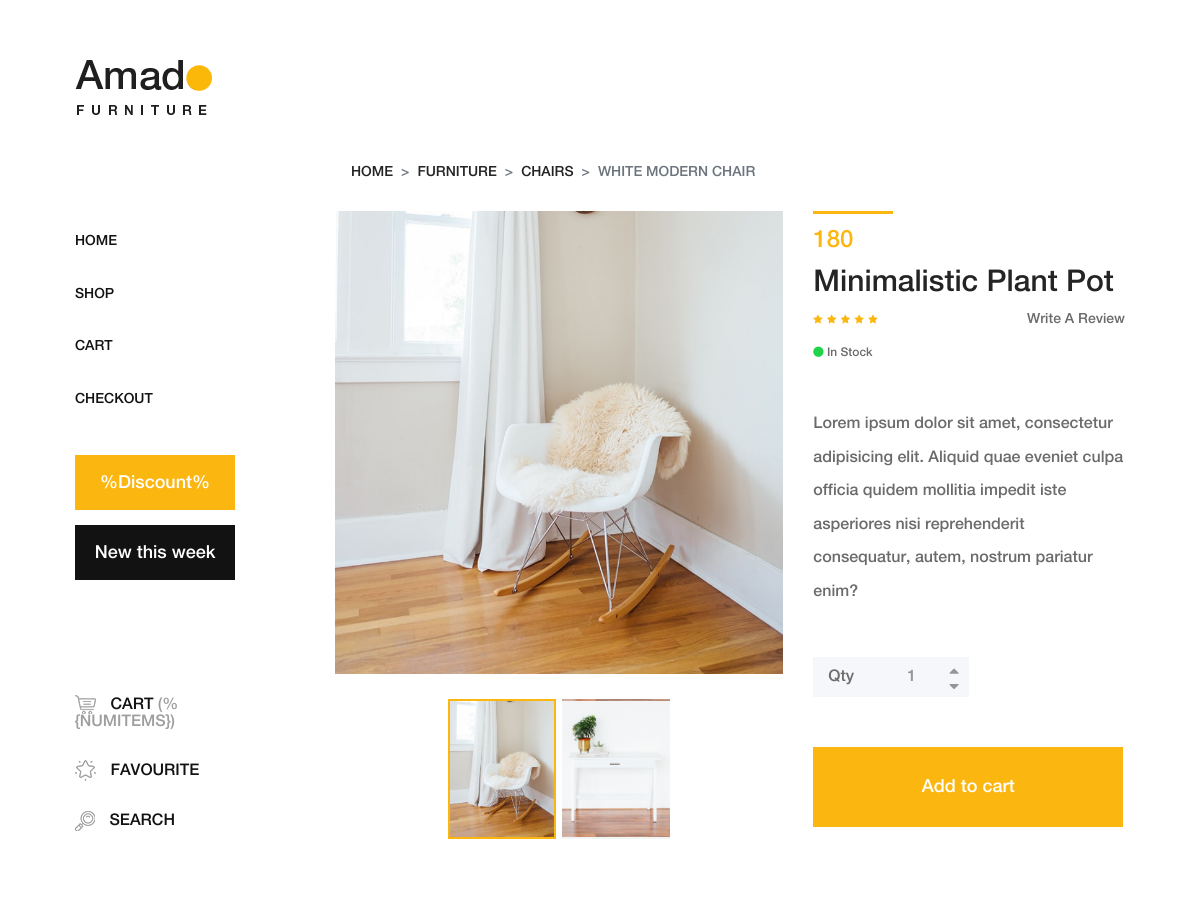
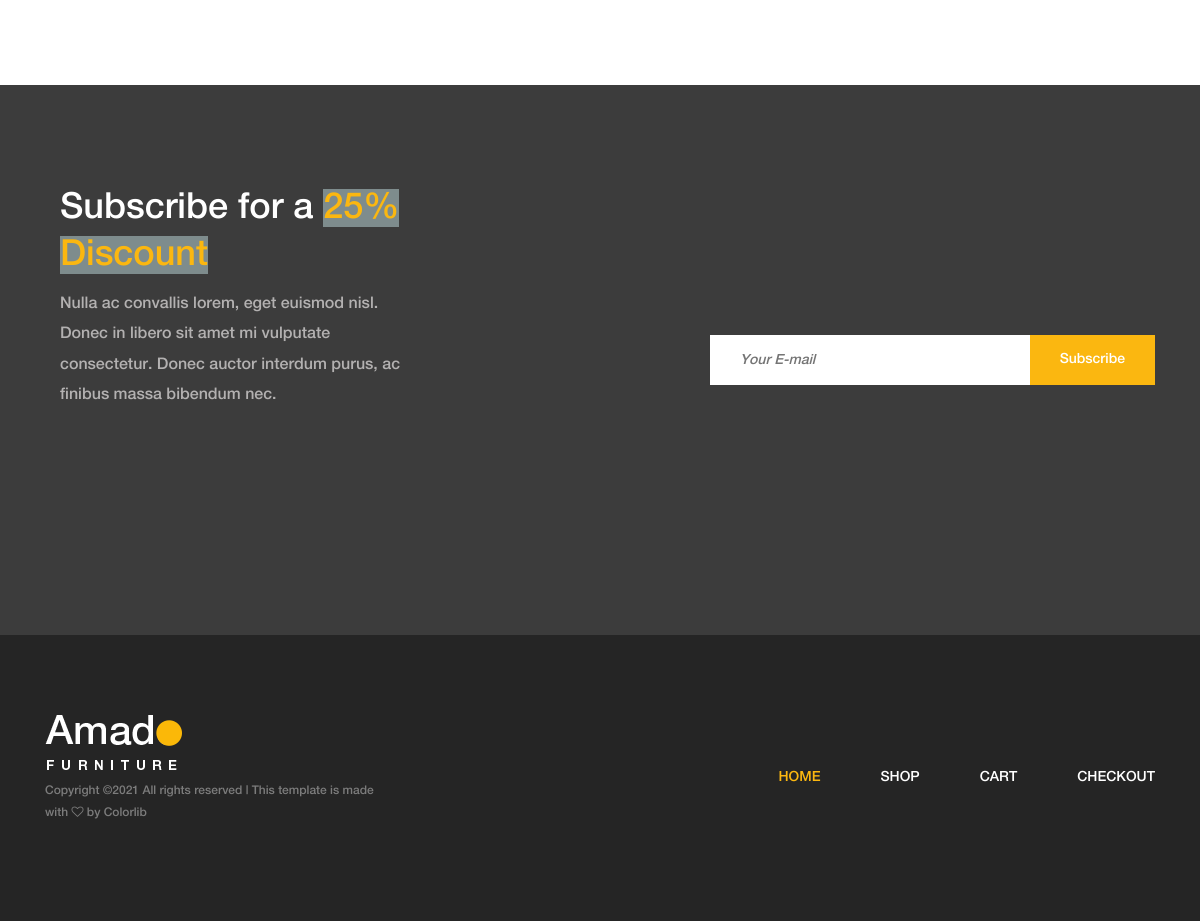
Screenshot of /product-detail/2 with the database file from the repository (2 pictures, top to bottom).
### website/models.py (models this page shows, shortened)
class Base(models.Model):
    date_add = models.DateTimeField(auto_now_add=True)
    date_update = models.DateTimeField(auto_now=True)
    status = models.BooleanField(default=True)
    class Meta :
        abstract = True

class Article(Base):
    nom = models.CharField(max_length=240)
    image = models.FileField(upload_to="image_articles")
    image_next = models.FileField(upload_to="image_articles")
    prix = models.CharField(max_length=50)
    categorie = models.ForeignKey( Categorie, related_name="categorie_articles", on_delete=models.CASCADE)
    marque = models.ForeignKey( Marque, related_name="Marque_articles", on_delete=models.CASCADE)
    description = models.TextField()
    quantite = models.IntegerField()
    favorite = models.BooleanField()
    class Meta:
        verbose_name = 'Article'
        verbose_name_plural = 'Articles'

class Website(Base):
    description_newsletter = HTMLField()
    nom_site = models.ImageField()
    copyright = models.TextField()
    class Meta:
        verbose_name = 'Website'
        verbose_name_plural = 'Websites'

### website/views.py (the view)
# urls.py: path('product-detail/<int:id>', views.product_detail , name='product-detail'),
def product_detail(request, id):
    is_product_detail = True
    website = models.Website.objects.filter(status=True).first()
    article = get_object_or_404(models.Article, id=id)
    return render(request, 'product-details.html', locals())

### templates/product-details.html (shortened to what this page needs)
{% extends 'base/base.html' %}
{% load static %}
{% block content %}
        <div class="single-product-area section-padding-100 clearfix">
            <div class="container-fluid">
                <div class="row">
                    <div class="col-12">
                        <nav aria-label="breadcrumb">
                            <ol class="breadcrumb mt-50">
                                <li class="breadcrumb-item"><a href="#">Home</a></li>
                                <li class="breadcrumb-item"><a href="#">Furniture</a></li>
                                <li class="breadcrumb-item"><a href="#">Chairs</a></li>
                                <li class="breadcrumb-item active" aria-current="page">white modern chair</li>
                            </ol>
                        </nav>
                    </div>
                </div>
                <div class="row">
                    <div class="col-12 col-lg-7">
                        <div class="single_product_thumb">
                            <div id="product_details_slider" class="carousel slide" data-ride="carousel">
                                <ol class="carousel-indicators">
                                    <li class="active" data-target="#product_details_slider" data-slide-to="0" style="background-image: url({{article.image.url}});">
                                    </li>
                                    <li data-target="#product_details_slider" data-slide-to="1" style="background-image: url({{article.image_next.url}});">
                                    </li>
                                </ol>
                                <div class="carousel-inner">
                                    <div class="carousel-item active">
                                        <a class="gallery_img" href="{{article.image.url}}">
                                            <img class="d-block w-100" src="{{article.image.url}}" alt="First slide">
                                        </a>
                                    </div>
                                </div>
                            </div>
                        </div>
                    </div>
                    <div class="col-12 col-lg-5" id="articleapp">
                        <div class="single_product_desc">
                            <div class="product-meta-data">
                                <div class="line"></div>
                                <p class="product-price">{{article.prix}}</p>
                                <a href="{% url 'product-detail' article.id %}">
                                    <h6>{{article.nom |title}}</h6>
                                </a>
                                <div class="ratings-review mb-15 d-flex align-items-center justify-content-between">
                                    <div class="ratings">
                                        <i class="fa fa-star" aria-hidden="true"></i>
                                        <i class="fa fa-star" aria-hidden="true"></i>
                                        <i class="fa fa-star" aria-hidden="true"></i>
                                        <i class="fa fa-star" aria-hidden="true"></i>
                                        <i class="fa fa-star" aria-hidden="true"></i>
                                    </div>
                                    <div class="review">
                                        <a href="#">Write A Review</a>
                                    </div>
                                </div>
                                <p class="avaibility"><i class="fa fa-circle"></i> In Stock</p>
                            </div>
                            <div class="short_overview my-5">
                                <p>{{article.description}}</p>
                            </div>
                            <form class="cart clearfix" method="post">{% csrf_token %}
                                <div class="cart-btn d-flex mb-50">
                                    <p>Qty</p>
                                    <div class="quantity">
                                        <span class="qty-minus" onclick="var effect = document.getElementById('qty'); var qty = effect.value; if( !isNaN( qty ) &amp;&amp; qty &gt; 1 ) effect.value--;return false;"><i class="fa fa-caret-down" aria-hidden="true"></i></span>
                                        <input type="number" class="qty-text" id="qty" step="1" min="1" max="300" name="quantity" value="1">
                                        <span class="qty-plus" onclick="var effect = document.getElementById('qty'); var qty = effect.value; if( !isNaN( qty )) effect.value++;return false;"><i class="fa fa-caret-up" aria-hidden="true"></i></span>
                                    </div>
                                </div>
                                <button type="submit" @click.prevent="addToCart({{ article.id }})" name="addtocart" value="5" class="btn amado-btn">Add to cart</button>
                            </form>
                        </div>
                    </div>
                </div>
            </div>
        </div>
{% endblock %}

### templates/base/base.html (shortened to what this page needs)
{% load static %}
<!DOCTYPE html>
<html lang="en">
<head>
    <link rel="stylesheet" href="{% static 'css/core-style.css' %}">
    <link rel="stylesheet" href="{% static 'style.css' %}">
</head>
<body>
    <div class="main-content-wrapper d-flex clearfix">
        <header class="header-area clearfix">
            <div class="logo">
                <a href="{% url 'index' %}"><img src="{% static 'img/core-img/logo.png' %}" alt=""></a>
            </div>
            <nav class="amado-nav">
                <ul>{% if is_index%}
                    <li class="active"><a href="{% url 'index' %}">Home</a></li>
                    {% else %}
                    <li><a href="{% url 'index' %}">Home</a></li>
                    {% endif %}
                    {% if is_shop%}
                    <li class="active"><a href="{% url 'shop' %}">Shop</a></li>
                    {% else %}
                    <li><a href="{% url 'shop' %}">Shop</a></li>
                    {% endif %}
                    {% if is_cart%}
                    <li class="active"><a href="{% url 'cart' %}">Cart</a></li>
                    {% else %}
                    <li><a href="{% url 'cart' %}">Cart</a></li>
                    {% endif %}
                    {% if is_checkout%}
                    <li class="active"><a href="{% url 'checkout' %}">Checkout</a></li>
                    {% else %}
                    <li><a href="{% url 'checkout' %}">Checkout</a></li>
                    {% endif %}
                </ul>
            </nav>
            <div class="amado-btn-group mt-30 mb-100">
                <a href="#" class="btn amado-btn mb-15">%Discount%</a>
                <a href="#" class="btn amado-btn active">New this week</a>
            </div>
            <div class="cart-fav-search mb-100" id="navbarapp">
                <a href="{% url 'cart' %}" class="cart-nav"><img src="{% static 'img/core-img/cart.png' %}" alt=""> Cart <span>(%{numItems})</span></a>
                <a href="#" class="fav-nav"><img src="{% static 'img/core-img/favorites.png' %}" alt=""> Favourite</a>
                <a href="#" class="search-nav"><img src="{% static 'img/core-img/search.png' %}" alt=""> Search</a>
            </div>
        </header>
        {% block content %}
        {% endblock %}
    </div>
    <section class="newsletter-area section-padding-100-0">
        <div class="container">
            <div class="row align-items-center">
                <div class="col-12 col-lg-6 col-xl-7">
                    <div class="newsletter-text mb-100">
                        {{website.description_newsletter | safe}}
                    </div>
                </div>
                <div class="col-12 col-lg-6 col-xl-5">
                    <div class="newsletter-form mb-100">
                        <form action="#" method="post" id="app">{% csrf_token %}
                            <input type="email" name="email" class="nl-email" placeholder="Your E-mail" v-model="email">
                            <input type="submit" value="Subscribe" @click.prevent='sendmail'>
                        </form>
                    </div>
                </div>
            </div>
        </div>
    </section>
    <footer class="footer_area clearfix">
        <div class="container">
            <div class="row align-items-center">
                <div class="col-12 col-lg-4">
                    <div class="single_widget_area">
                        <div class="footer-logo mr-50">
                            <a href="index.html"><img src="img/core-img/logo2.png" alt=""></a>
                        </div>
                        <p class="copywrite">
{{website.copyright| safe}}
</p>
                    </div>
                </div>
                <div class="col-12 col-lg-8">
                    <div class="single_widget_area">
                        <div class="footer_menu">
                            <nav class="navbar navbar-expand-lg justify-content-end">
                                <div class="collapse navbar-collapse" id="footerNavContent">
                                    <ul class="navbar-nav ml-auto">
                                        <li class="nav-item active">
                                            <a class="nav-link" href="{% url 'index' %}">Home</a>
                                        </li>
                                        <li class="nav-item">
                                            <a class="nav-link" href="{% url 'shop' %}">Shop</a>
                                        </li>
                                        <li class="nav-item">
                                            <a class="nav-link" href="{% url 'cart' %}">Cart</a>
                                        </li>
                                        <li class="nav-item">
                                            <a class="nav-link" href="{% url 'checkout' %}">Checkout</a>
                                        </li>
                                    </ul>
                                </div>
                            </nav>
                        </div>
                    </div>
                </div>
            </div>
        </div>
    </footer>
</body>
</html>

### rows the page displays
Article: image (picture), image_next (picture), prix "180", nom "Minimalistic Plant Pot", description "Lorem ipsum dolor sit amet, consectetur adipisicing elit. Aliquid quae eveniet culpa officia quidem mollitia impedit iste asperiores nisi reprehenderit consequatur, autem, nostrum pariatur enim?"
Website: description_newsletter "Subscribe for a 25% Discount Nulla ac convallis lorem, eget euismod nisl. Donec in libero sit amet mi vulputate consectetur. Donec auctor interdum purus, ac finibus massa bibendum nec.", copyright "Copyright © All rights reserved | This template is made with by Colorlib"
